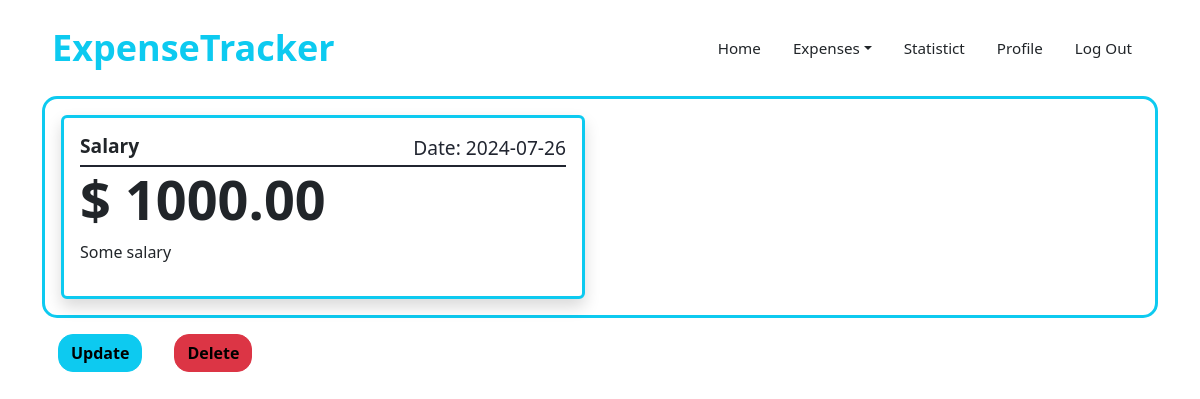
/income/25/ (signed in), run on the app's committed database.
### expenses/models.py (models this page shows, shortened)
class Income(models.Model):
    typeof = models.CharField(
        max_length = 6,
        choices = {
            'salary': "Salary",
            'wage': "Wage",
            'other': "Other"
        },
        default = 'salary'
    )
    date = models.DateTimeField(default = timezone.now)
    amount = models.DecimalField(max_digits = 10, decimal_places = 2)
    description = models.CharField(
        max_length = 50,
        blank=True,
        null=True
    )
    owner = models.ForeignKey(User, on_delete = models.CASCADE)

### expenses/views.py (the view)
# urls.py: path('income/<int:pk>/', IncomeDetailView.as_view(), name = 'income-detail'),
class IncomeDetailView(UserPassesTestMixin, LoginRequiredMixin, DetailView):
    model = Income
    def test_func(self) -> bool:
        income: Income = self.get_object()
        return  self.request.user == income.owner

### expenses/templates/expenses/income_detail.html
{% extends 'Users/base.html' %}
{% load crispy_forms_tags %}
{% block content %}
    <main>
        <div class="border border-3 border-info main-box p-3">
            <div class="card-items" style="display: grid; grid-template-columns: repeat(2, 1fr); gap: 30px;">
                <div class="card border border-3 border-info p-3">
                    <div class="header-card d-flex justify-content-between bb-3">
                        <h2 class="fw-bold">{{ object.typeof.title }}</h2>
                        <span>Date: {{ object.date|date:'Y-m-d' }}</span>
                    </div>
                    <h3 class="fw-bold">$ {{ object.amount }}</h3>
                    {% if object.description %}
                        <p>{{ object.description }}</p>
                    {% endif %}
                </div>
            </div>
        </div>
        <div class="button my-3 d-flex">
            <a class="btn btn-info mx-3 fw-bold" href="{% url 'income-update' object.id %}">
                Update
            </a>
            <a class="btn btn-danger mx-3 fw-bold" href="{% url 'income-delete' object.id %}">
                Delete
            </a>
        </div>
    </main>
{% endblock content %}

### Users/static/Users/css/main.css (style rules this page uses)
.card { border: none; box-shadow: 0 0.5rem 1rem rgba(0, 0, 0, 0.15); }
.card-items { display: grid; grid-template-columns: repeat(2, 1fr); gap: 30px; }
.card-items h2, .card-items span { font-size: 1.2rem; }
.card-items span { color: #212530; }
.bb-3 { border-bottom: 2px #212530 solid; }
.card-items h3 { font-size: 3.375rem; }
.main-box { width: 100%; border-radius: 15px; }
.button .btn { color: #000; border-radius: 15px; }
@media only screen and (max-width: 1300px) { main { max-width: 100%; } }

### data on the page
Income: typeof "Salary", date "2024-07-26", amount "1000.00", description "Some salary"
